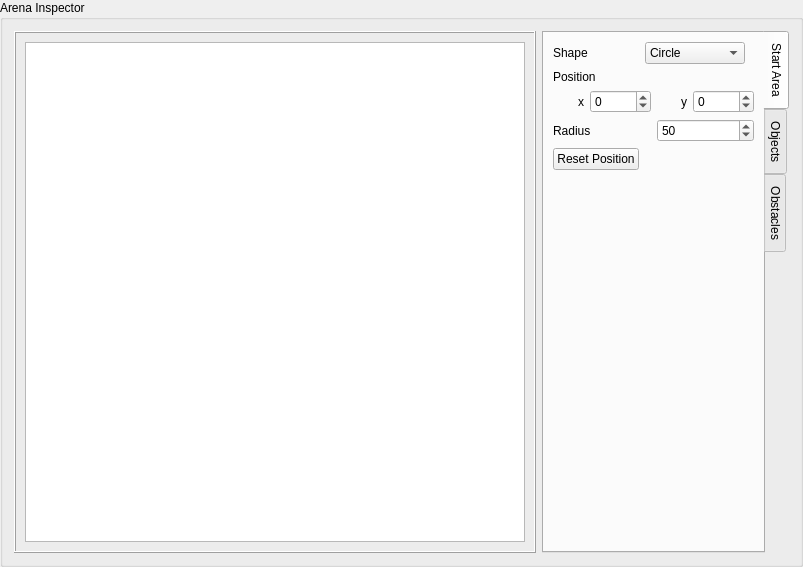
<?xml version="1.0" encoding="UTF-8"?>
<ui version="4.0">
 <class>ArenaInspector</class>
 <widget class="QGroupBox" name="ArenaInspector">
  <property name="geometry">
   <rect>
    <x>0</x>
    <y>0</y>
    <width>803</width>
    <height>555</height>
   </rect>
  </property>
  <property name="windowTitle">
   <string>GroupBox</string>
  </property>
  <property name="title">
   <string>Arena Inspector</string>
  </property>
  <layout class="QHBoxLayout" name="horizontalLayout">
   <item>
    <widget class="QFrame" name="frame">
     <property name="sizePolicy">
      <sizepolicy hsizetype="Preferred" vsizetype="Fixed">
       <horstretch>0</horstretch>
       <verstretch>0</verstretch>
      </sizepolicy>
     </property>
     <property name="frameShape">
      <enum>QFrame::Box</enum>
     </property>
     <property name="frameShadow">
      <enum>QFrame::Raised</enum>
     </property>
     <layout class="QVBoxLayout" name="verticalLayout">
      <item>
       <widget class="QGraphicsView" name="graphicsView">
        <property name="minimumSize">
         <size>
          <width>500</width>
          <height>500</height>
         </size>
        </property>
        <property name="maximumSize">
         <size>
          <width>500</width>
          <height>500</height>
         </size>
        </property>
        <property name="verticalScrollBarPolicy">
         <enum>Qt::ScrollBarAlwaysOff</enum>
        </property>
        <property name="horizontalScrollBarPolicy">
         <enum>Qt::ScrollBarAlwaysOff</enum>
        </property>
       </widget>
      </item>
     </layout>
    </widget>
   </item>
   <item>
    <widget class="QTabWidget" name="ArenaEditSettings">
     <property name="tabPosition">
      <enum>QTabWidget::East</enum>
     </property>
     <property name="currentIndex">
      <number>0</number>
     </property>
     <widget class="QWidget" name="StartAreaSettings">
      <attribute name="title">
       <string>Start Area</string>
      </attribute>
      <layout class="QFormLayout" name="formLayout">
       <property name="rowWrapPolicy">
        <enum>QFormLayout::WrapLongRows</enum>
       </property>
       <item row="0" column="0">
        <widget class="QLabel" name="label">
         <property name="text">
          <string>Shape</string>
         </property>
        </widget>
       </item>
       <item row="0" column="1">
        <widget class="QComboBox" name="StartAreaShape">
         <property name="maximumSize">
          <size>
           <width>100</width>
           <height>16777215</height>
          </size>
         </property>
         <item>
          <property name="text">
           <string>Circle</string>
          </property>
         </item>
         <item>
          <property name="text">
           <string>Rectangle</string>
          </property>
         </item>
        </widget>
       </item>
       <item row="1" column="0">
        <widget class="QLabel" name="label_2">
         <property name="text">
          <string>Position</string>
         </property>
        </widget>
       </item>
       <item row="1" column="1">
        <widget class="QWidget" name="StartAreaPosVector" native="true">
         <layout class="QHBoxLayout" name="horizontalLayout_2">
          <property name="leftMargin">
           <number>0</number>
          </property>
          <property name="topMargin">
           <number>0</number>
          </property>
          <property name="rightMargin">
           <number>0</number>
          </property>
          <property name="bottomMargin">
           <number>0</number>
          </property>
          <item>
           <widget class="QLabel" name="label_3">
            <property name="sizePolicy">
             <sizepolicy hsizetype="Preferred" vsizetype="Preferred">
              <horstretch>1</horstretch>
              <verstretch>0</verstretch>
             </sizepolicy>
            </property>
            <property name="text">
             <string>x</string>
            </property>
            <property name="alignment">
             <set>Qt::AlignRight|Qt::AlignTrailing|Qt::AlignVCenter</set>
            </property>
           </widget>
          </item>
          <item>
           <widget class="QSpinBox" name="StartAreaX">
            <property name="sizePolicy">
             <sizepolicy hsizetype="Minimum" vsizetype="Fixed">
              <horstretch>2</horstretch>
              <verstretch>0</verstretch>
             </sizepolicy>
            </property>
            <property name="minimum">
             <number>-250</number>
            </property>
            <property name="maximum">
             <number>250</number>
            </property>
            <property name="value">
             <number>0</number>
            </property>
           </widget>
          </item>
          <item>
           <widget class="QLabel" name="label_4">
            <property name="sizePolicy">
             <sizepolicy hsizetype="Preferred" vsizetype="Preferred">
              <horstretch>1</horstretch>
              <verstretch>0</verstretch>
             </sizepolicy>
            </property>
            <property name="text">
             <string>y</string>
            </property>
            <property name="alignment">
             <set>Qt::AlignRight|Qt::AlignTrailing|Qt::AlignVCenter</set>
            </property>
           </widget>
          </item>
          <item>
           <widget class="QSpinBox" name="StartAreaY">
            <property name="sizePolicy">
             <sizepolicy hsizetype="Minimum" vsizetype="Fixed">
              <horstretch>2</horstretch>
              <verstretch>0</verstretch>
             </sizepolicy>
            </property>
            <property name="minimum">
             <number>-250</number>
            </property>
            <property name="maximum">
             <number>250</number>
            </property>
           </widget>
          </item>
         </layout>
        </widget>
       </item>
       <item row="2" column="1">
        <widget class="QStackedWidget" name="StartAreaDimensionSettings">
         <property name="currentIndex">
          <number>0</number>
         </property>
         <widget class="QWidget" name="CirclePage">
          <layout class="QHBoxLayout" name="horizontalLayout_4">
           <property name="leftMargin">
            <number>0</number>
           </property>
           <property name="topMargin">
            <number>0</number>
           </property>
           <property name="rightMargin">
            <number>0</number>
           </property>
           <property name="bottomMargin">
            <number>0</number>
           </property>
           <item>
            <widget class="QLabel" name="label_6">
             <property name="text">
              <string>Radius</string>
             </property>
            </widget>
           </item>
           <item>
            <widget class="QSpinBox" name="StartAreaRadius">
             <property name="maximum">
              <number>250</number>
             </property>
             <property name="value">
              <number>50</number>
             </property>
            </widget>
           </item>
          </layout>
         </widget>
         <widget class="QWidget" name="RectanglePage">
          <layout class="QHBoxLayout" name="horizontalLayout_3">
           <property name="leftMargin">
            <number>0</number>
           </property>
           <property name="topMargin">
            <number>0</number>
           </property>
           <property name="rightMargin">
            <number>0</number>
           </property>
           <property name="bottomMargin">
            <number>0</number>
           </property>
           <item>
            <widget class="QLabel" name="label_5">
             <property name="sizePolicy">
              <sizepolicy hsizetype="Preferred" vsizetype="Preferred">
               <horstretch>1</horstretch>
               <verstretch>0</verstretch>
              </sizepolicy>
             </property>
             <property name="text">
              <string>width</string>
             </property>
            </widget>
           </item>
           <item>
            <widget class="QSpinBox" name="StartAreaWidth">
             <property name="sizePolicy">
              <sizepolicy hsizetype="Minimum" vsizetype="Fixed">
               <horstretch>1</horstretch>
               <verstretch>0</verstretch>
              </sizepolicy>
             </property>
             <property name="maximum">
              <number>500</number>
             </property>
             <property name="value">
              <number>100</number>
             </property>
            </widget>
           </item>
           <item>
            <widget class="QLabel" name="label_7">
             <property name="sizePolicy">
              <sizepolicy hsizetype="Preferred" vsizetype="Preferred">
               <horstretch>1</horstretch>
               <verstretch>0</verstretch>
              </sizepolicy>
             </property>
             <property name="text">
              <string>height</string>
             </property>
            </widget>
           </item>
           <item>
            <widget class="QSpinBox" name="StartAreaHeight">
             <property name="sizePolicy">
              <sizepolicy hsizetype="Minimum" vsizetype="Fixed">
               <horstretch>1</horstretch>
               <verstretch>0</verstretch>
              </sizepolicy>
             </property>
             <property name="maximum">
              <number>500</number>
             </property>
             <property name="value">
              <number>100</number>
             </property>
            </widget>
           </item>
          </layout>
         </widget>
        </widget>
       </item>
       <item row="3" column="0">
        <widget class="QPushButton" name="StartAreaReset">
         <property name="text">
          <string>Reset Position</string>
         </property>
        </widget>
       </item>
      </layout>
     </widget>
     <widget class="QWidget" name="ObjectsSettings">
      <attribute name="title">
       <string>Objects</string>
      </attribute>
     </widget>
     <widget class="QWidget" name="ObstaclesSettings">
      <attribute name="title">
       <string>Obstacles</string>
      </attribute>
     </widget>
    </widget>
   </item>
  </layout>
 </widget>
 <resources/>
 <connections>
  <connection>
   <sender>StartAreaShape</sender>
   <signal>currentIndexChanged(int)</signal>
   <receiver>StartAreaDimensionSettings</receiver>
   <slot>setCurrentIndex(int)</slot>
   <hints>
    <hint type="sourcelabel">
     <x>680</x>
     <y>43</y>
    </hint>
    <hint type="destinationlabel">
     <x>655</x>
     <y>130</y>
    </hint>
   </hints>
  </connection>
 </connections>
</ui>
